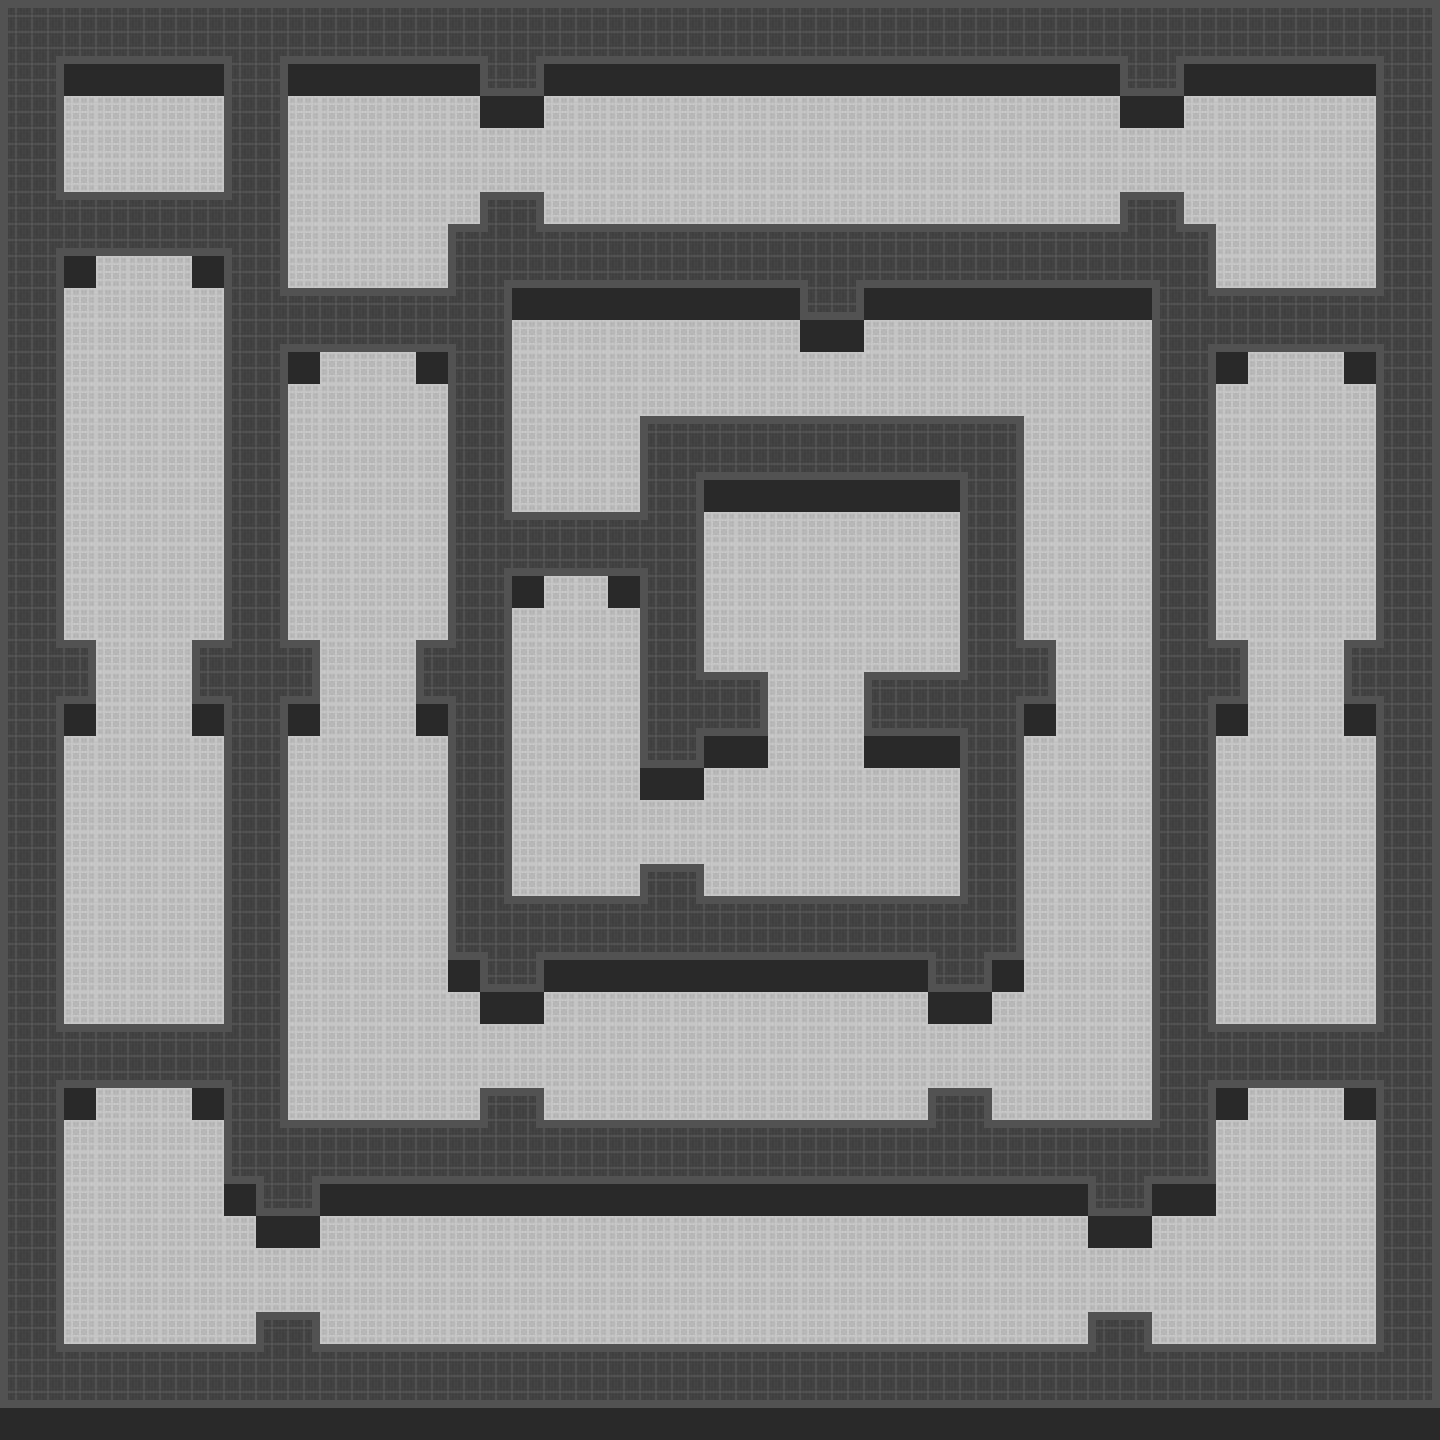

A 2D game scene composited from a Tiled map and its tileset images. What follows is a short description and the map's XML, with each tile layer's data collapsed to a summary:
An orthogonal 45x45 tile map with 32x32 px tiles, 3 tile layers (Floor, Walls_Collision, Walls_Foreground), 2 tilesets and 34 objects.

<map version="1.0" orientation="orthogonal" renderorder="right-down" width="45" height="45" tilewidth="32" tileheight="32">
 <properties>
  <property name="unity:scale" value="0.01" />
 </properties>
 <tileset firstgid="1" name="tileSheet" tilewidth="32" tileheight="32">
  <image source="../Tiles/tileSheet.png" width="352" height="288" />
 </tileset>
 <tileset firstgid="100" source="../Tiles/tiles_with_collision.tsx" />
 <layer name="Floor" width="45" height="45">
  <data>[2025 cells, 2025 non-empty, 1 distinct tile ids]</data>
 </layer>
 <layer name="Walls_Collision" width="45" height="45">
  <properties>
   <property name="unity:tag" value="Background" />
  </properties>
  <data>[2025 cells, 833 non-empty, 17 distinct tile ids]</data>
 </layer>
 <layer name="Walls_Foreground" width="45" height="45">
  <properties>
   <property name="unity:sortingLayerName" value="Foreground" />
  </properties>
  <data>[2025 cells, 186 non-empty, 7 distinct tile ids]</data>
 </layer>
 <objectgroup name="Gate1">
  <properties>
   <property name="unity:isTrigger" value="true" />
  </properties>
  <object x="96" y="640" width="32" height="32">
   <properties>
    <property name="unity:tag" value="GateH" />
   </properties>
  </object>
  <object x="32" y="608" width="32" height="32">
   <properties>
    <property name="unity:tag" value="ConnectNoLinkRight" />
   </properties>
  </object>
  <object x="224" y="608" width="32" height="32">
   <properties>
    <property name="unity:tag" value="ConnectNoLinkLeft" />
   </properties>
  </object>
 </objectgroup>
 <objectgroup name="Gate2">
  <properties>
   <property name="unity:isTrigger" value="true" />
  </properties>
  <object x="256" y="1216" width="32" height="32">
   <properties>
    <property name="unity:tag" value="GateV" />
   </properties>
  </object>
  <object x="256" y="1184" width="32" height="32">
   <properties>
    <property name="unity:tag" value="Connector1LinkLeftBot" />
   </properties>
  </object>
 </objectgroup>
 <objectgroup name="Gate3">
  <properties>
   <property name="unity:isTrigger" value="true" />
  </properties>
  <object x="1088" y="1216" width="32" height="32">
   <properties>
    <property name="unity:tag" value="GateV" />
   </properties>
  </object>
  <object x="1088" y="1184" width="32" height="32">
   <properties>
    <property name="unity:tag" value="Connector1LinkLeftBot" />
   </properties>
  </object>
 </objectgroup>
 <objectgroup name="Gate4">
  <properties>
   <property name="unity:isTrigger" value="true" />
  </properties>
  <object x="1248" y="672" width="32" height="32">
   <properties>
    <property name="unity:tag" value="GateH" />
   </properties>
  </object>
  <object x="1216" y="672" width="32" height="32">
   <properties>
    <property name="unity:tag" value="Connector1LinkBotRight" />
   </properties>
  </object>
  <object x="1344" y="672" width="32" height="32">
   <properties>
    <property name="unity:tag" value="Connector1LinkBotLeft" />
   </properties>
  </object>
 </objectgroup>
 <objectgroup name="Gate5">
  <properties>
   <property name="unity:isTrigger" value="true" />
  </properties>
  <object x="1152" y="96" width="32" height="32">
   <properties>
    <property name="unity:tag" value="GateV" />
   </properties>
  </object>
  <object x="1152" y="64" width="32" height="32">
   <properties>
    <property name="unity:tag" value="Connector1LinkRightBot" />
   </properties>
  </object>
 </objectgroup>
 <objectgroup name="Gate6">
  <properties>
   <property name="unity:isTrigger" value="true" />
  </properties>
  <object x="512" y="96" width="32" height="32">
   <properties>
    <property name="unity:tag" value="GateV" />
   </properties>
  </object>
  <object x="512" y="64" width="32" height="32">
   <properties>
    <property name="unity:tag" value="Connector1LinkRightBot" />
   </properties>
  </object>
 </objectgroup>
 <objectgroup name="Gate7">
  <properties>
   <property name="unity:isTrigger" value="true" />
  </properties>
  <object x="320" y="640" width="32" height="32">
   <properties>
    <property name="unity:tag" value="GateH" />
   </properties>
  </object>
  <object x="256" y="608" width="32" height="32">
   <properties>
    <property name="unity:tag" value="ConnectorNoLinkRight" />
   </properties>
  </object>
  <object x="448" y="608" width="32" height="32">
   <properties>
    <property name="unity:tag" value="ConnectorNoLinkLeft" />
   </properties>
  </object>
 </objectgroup>
 <objectgroup name="Gate8">
  <properties>
   <property name="unity:isTrigger" value="true" />
  </properties>
  <object x="480" y="992" width="32" height="32">
   <properties>
    <property name="unity:tag" value="GateV" />
   </properties>
  </object>
  <object x="480" y="960" width="32" height="32">
   <properties>
    <property name="unity:tag" value="Connector1LinkLeftBot" />
   </properties>
  </object>
 </objectgroup>
 <objectgroup name="Gate9">
  <properties>
   <property name="unity:isTrigger" value="true" />
  </properties>
  <object x="928" y="992" width="32" height="32">
   <properties>
    <property name="unity:tag" value="GateV" />
   </properties>
  </object>
  <object x="928" y="960" width="32" height="32">
   <properties>
    <property name="unity:tag" value="Connector1LinkLeftBot" />
   </properties>
  </object>
 </objectgroup>
 <objectgroup name="Gate10">
  <properties>
   <property name="unity:isTrigger" value="true" />
  </properties>
  <object x="1056" y="672" width="32" height="32">
   <properties>
    <property name="unity:tag" value="GateH" />
   </properties>
  </object>
  <object x="1024" y="672" width="32" height="32">
   <properties>
    <property name="unity:tag" value="Connector1LinkBotRight" />
   </properties>
  </object>
  <object x="1152" y="704" width="32" height="32">
   <properties>
    <property name="unity:tag" value="ConnectorNoLinkLeft" />
   </properties>
  </object>
 </objectgroup>
 <objectgroup name="Gate11">
  <properties>
   <property name="unity:isTrigger" value="true" />
  </properties>
  <object x="832" y="320" width="32" height="32">
   <properties>
    <property name="unity:tag" value="GateV" />
   </properties>
  </object>
  <object x="832" y="288" width="32" height="32">
   <properties>
    <property name="unity:tag" value="Connector1LinkRightBot" />
   </properties>
  </object>
 </objectgroup>
 <objectgroup name="Gate12">
  <properties>
   <property name="unity:isTrigger" value="true" />
  </properties>
  <object x="640" y="768" width="32" height="32">
   <properties>
    <property name="unity:tag" value="GateV" />
   </properties>
  </object>
  <object x="640" y="736" width="32" height="32">
   <properties>
    <property name="unity:tag" value="Connector2LinkLeft" />
   </properties>
  </object>
  <object x="640" y="704" width="32" height="32">
   <properties>
    <property name="unity:tag" value="Connector1LinkLeftBot" />
   </properties>
  </object>
 </objectgroup>
 <objectgroup name="Gate13">
  <properties>
   <property name="unity:isTrigger" value="true" />
  </properties>
  <object x="768" y="704" width="32" height="32">
   <properties>
    <property name="unity:tag" value="GateH" />
   </properties>
  </object>
  <object x="736" y="704" width="32" height="32">
   <properties>
    <property name="unity:tag" value="Connector2LinkBot" />
   </properties>
  </object>
  <object x="704" y="704" width="32" height="32">
   <properties>
    <property name="unity:tag" value="Connector1LinkBotRight" />
   </properties>
  </object>
  <object x="864" y="704" width="32" height="32">
   <properties>
    <property name="unity:tag" value="Connector2LinkBot" />
   </properties>
  </object>
  <object x="896" y="704" width="32" height="32">
   <properties>
    <property name="unity:tag" value="Connector1LinkBotLeft" />
   </properties>
  </object>
 </objectgroup>
</map>